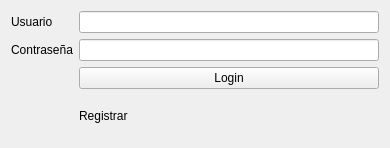
<?xml version="1.0" encoding="UTF-8"?>
<ui version="4.0">
 <class>Login</class>
 <widget class="QWidget" name="Login">
  <property name="geometry">
   <rect>
    <x>0</x>
    <y>0</y>
    <width>390</width>
    <height>148</height>
   </rect>
  </property>
  <property name="sizePolicy">
   <sizepolicy hsizetype="Preferred" vsizetype="Preferred">
    <horstretch>0</horstretch>
    <verstretch>0</verstretch>
   </sizepolicy>
  </property>
  <property name="windowTitle">
   <string>Login</string>
  </property>
  <layout class="QGridLayout" name="gridLayout">
   <item row="1" column="0">
    <widget class="QLabel" name="label_3">
     <property name="text">
      <string>Contraseña</string>
     </property>
    </widget>
   </item>
   <item row="3" column="2">
    <widget class="QPushButton" name="pbLogin">
     <property name="text">
      <string>Login</string>
     </property>
    </widget>
   </item>
   <item row="1" column="2">
    <widget class="QLineEdit" name="lePassword"/>
   </item>
   <item row="0" column="2">
    <widget class="QLineEdit" name="leUser"/>
   </item>
   <item row="0" column="0">
    <widget class="QLabel" name="label_2">
     <property name="text">
      <string>Usuario</string>
     </property>
    </widget>
   </item>
   <item row="4" column="2">
    <widget class="LabelButton" name="label">
     <property name="text">
      <string>Registrar</string>
     </property>
    </widget>
   </item>
  </layout>
 </widget>
 <customwidgets>
  <customwidget>
   <class>LabelButton</class>
   <extends>QLabel</extends>
   <header location="global">labelbutton.h</header>
  </customwidget>
 </customwidgets>
 <resources/>
 <connections/>
</ui>
